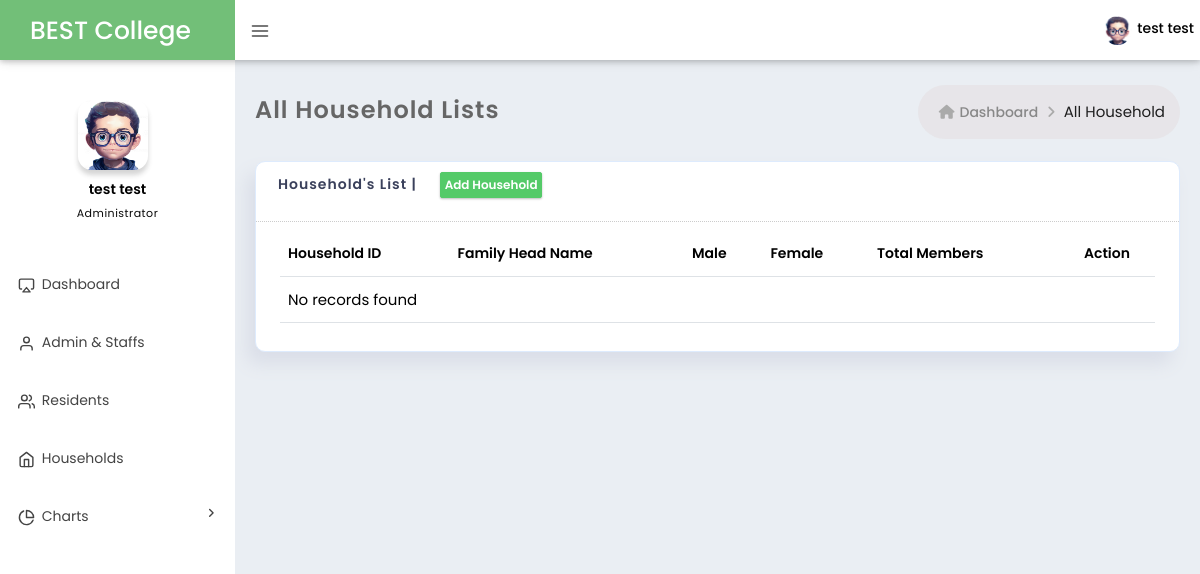
Page /resources/views/all_household.php (signed in) on the earlier database version.
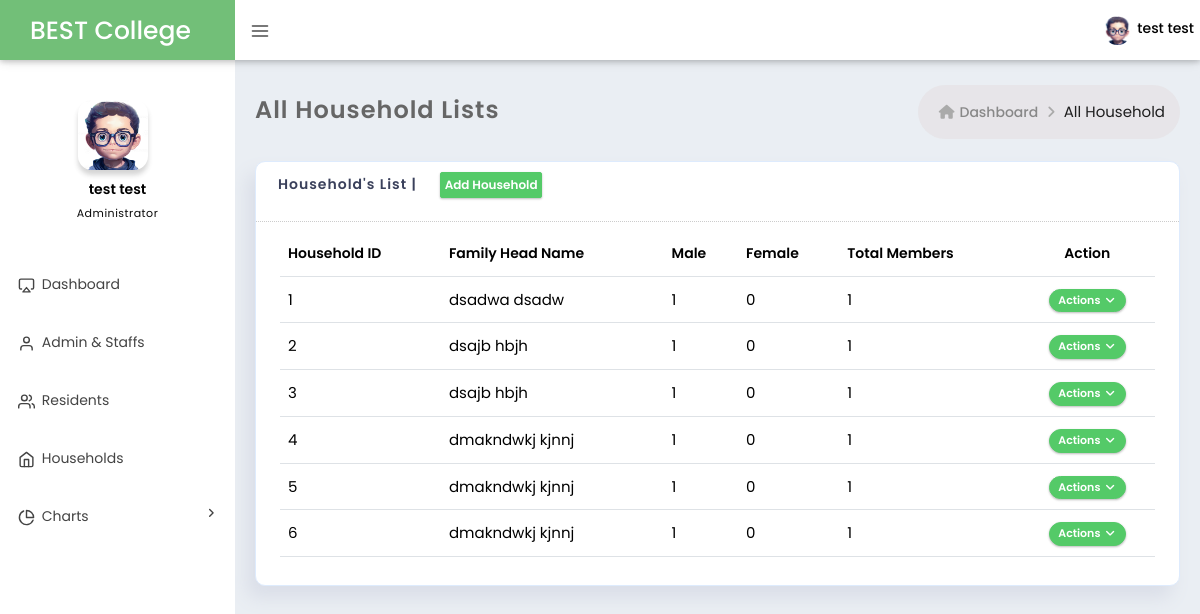
Same page on the later database version.
### tables this page shows
CREATE TABLE `household` (
  `householdID` int(50) NOT NULL,
  `family_name` varchar(50) NOT NULL,
  `address` varchar(200) NOT NULL,
  `household_income` int(20) NOT NULL,
  `household_email` varchar(50) DEFAULT NULL,
  `household_phone` varchar(20) DEFAULT NULL,
  `house_type` varchar(50) NOT NULL,
  `ownership` varchar(50) NOT NULL,
  `image` varchar(100) DEFAULT NULL
);

### resources/views/all_household.php (the view, shortened to what this page needs)
<?php include '../include/header.php' ?>
<body class="page-header-fixed sidemenu-closed-hidelogo page-content-white page-md header-white white-sidebar-color logo-indigo"></body>
<div class="page-wrapper">
	<?php include '../include/navigation_bar.php'; ?>
	<div class="page-container">
		<?php include '../include/sidebar.php'; ?>
		<div class="page-content-wrapper">
			<div class="page-content">
				<div class="page-bar">
					<div class="page-title-breadcrumb">
						<div class=" pull-left">
							<div class="page-title">All Household Lists</div>
						</div>
						<ol class="breadcrumb page-breadcrumb pull-right">
							<li><i class="fa fa-home"></i>&nbsp;<a class="parent-item"
									href="./dashboard.php">Dashboard</a>&nbsp;<i class="fa fa-angle-right"></i>
							</li>
							<li class="active">All Household</li>
						</ol>
					</div>
				</div>
				<div class="row">
					<div class="col-md-12 col-sm-12">
						<div class="card  card-box">
							<div class="card-head">
								<header>Household's List |</header>
                                <a href="./add_household.php" class="btn btn-success p-1">Add Household</a>
							</div>
							<div class="card-body ">
								<div class="table-wrap">
									<div class="table-responsive">
										<table class="table display product-overview mb-30" id="support_table">
											<thead>
												<tr>
													<th>Household ID</th>
													<th>Family Head Name</th>
													<th>Male</th>
													<th>Female</th>
                                                    <th>Total Members</th>
													<th class='center'>Action</th>
												</tr>
											</thead>
											<tbody>
												<?php
												$query = "SELECT h.*, SUM(CASE WHEN fm.gender = 'Male' THEN 1 ELSE 0 END) AS male_count, SUM(CASE WHEN fm.gender = 'Female' THEN 1 ELSE 0 END) AS female_count, CONCAT( MAX(CASE WHEN fm.is_head_of_household = 1 THEN fm.first_name ELSE NULL END), ' ', MAX(CASE WHEN fm.is_head_of_household = 1 THEN fm.last_name ELSE NULL END) ) AS head_of_family, COUNT(fm.memberID) AS total_members FROM household h LEFT JOIN family_member fm ON h.householdID = fm.householdID GROUP BY h.householdID";
												$result = $conn->query($query);
												if ($result->num_rows > 0) {
													while ($row = $result->fetch_assoc()) {
														$householdID = $row['householdID'];
														$family_name = $row['head_of_family'];
														$maleCount = $row['male_count'];
														$femaleCount = $row['female_count'];
														$totalCount = $row['total_members'];
														echo "<tr>
																<td>$householdID</td>
																<td>$family_name</td>
																<td>$maleCount</td>
																<td>$femaleCount</td>
																<td>$totalCount</td>
																<td class='center'>
																	<div class='btn-group'>
																		<button
																			class='btn btn-xs btn-circle btn-success dropdown-toggle no-margin'
																			type='button' data-bs-toggle='dropdown'
																			aria-expanded='false'> Actions
																			<i class='fa fa-angle-down'></i>
																		</button>
																		<ul class='dropdown-menu' role='menu' style='min-width: auto;'>
																			<li data-bs-toggle='modal' data-bs-target='#viewResident' onclick='viewResident($householdID)'>
																				<a href='#'><i class='fa fa-eye'></i>
																					View </a>
																			</li>
																			<li data-bs-toggle='modal' data-bs-target='#editResident' onclick='editResident($householdID)'>
																				<a href='#'><i class='fa fa-edit'></i>
																					Update </a>
																			</li>
																		</ul>
																	</div>
																</td>
																";
													}
												} else {
													echo "<tr><td colspan='6'>No records found</td></tr>";
												}
												?>
											</tbody>
										</table>
									</div>
								</div>
							</div>
						</div>
					</div>
				</div>
			</div>
		</div>
	</div>
</div>

Differences in the rows shown:
added household: householdID "1", family_name "dsadwa dsadw", maleCount "1", femaleCount "0", totalCount "1"
added household: householdID "2", family_name "dsajb hbjh", maleCount "1", femaleCount "0", totalCount "1"
added household: householdID "3", family_name "dsajb hbjh", maleCount "1", femaleCount "0", totalCount "1"
added household: householdID "4", family_name "dmakndwkj kjnnj", maleCount "1", femaleCount "0", totalCount "1"
added household: householdID "5", family_name "dmakndwkj kjnnj", maleCount "1", femaleCount "0", totalCount "1"
added household: householdID "6", family_name "dmakndwkj kjnnj", maleCount "1", femaleCount "0", totalCount "1"
Other differences:
text no longer shown: "No records found"
